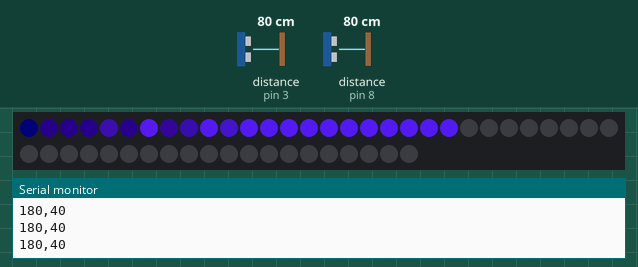
Simulated run of this sketch. Board: Arduino Uno, built with avr-gcc and run on an emulated ATmega328P. Shown: 50 RGB LEDs in strip order, left to right, continuing on the next row, the last lines printed to the serial monitor. Inputs (shaded band) come from the test bench; at power-on: distance to the obstacle (sensors on pin 8, pin 3) 80 cm. The echo pulse lasts 58.3 µs per cm; dim RGB values are drawn brighter than linear; random numbers use the default seed unless the sketch sets one.

Above: at 1.2 s.
1.3 s: distance to the obstacle (sensor on pin 8) set to 9 cm
At 2.8 s:
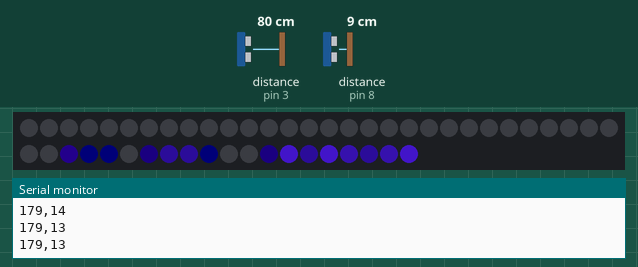
2.9 s: distance to the obstacle (sensor on pin 3) set to 35 cm
At 3.76 s:
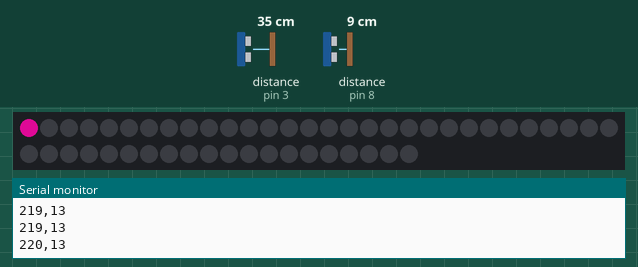
5.7 s: distance to the obstacle (sensor on pin 3) set to 60 cm
At 6.7 s:
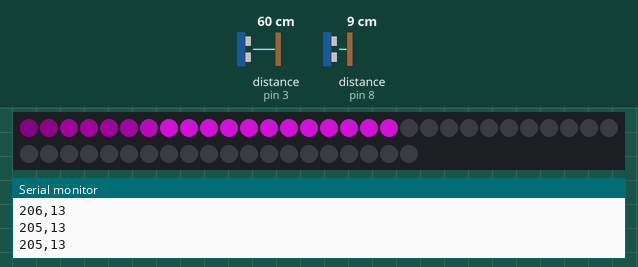
8.6 s: distance to the obstacle (sensor on pin 3) set to 120 cm
At 9.5 s:
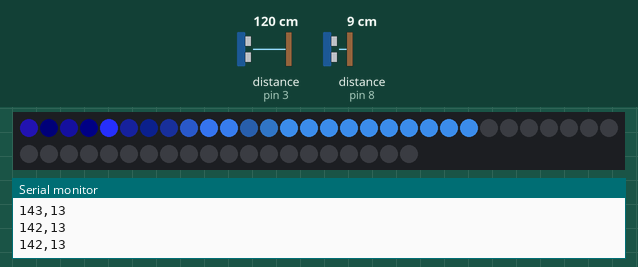
11.4 s: distance to the obstacle (sensor on pin 3) set to 250 cm
At 12.23 s:
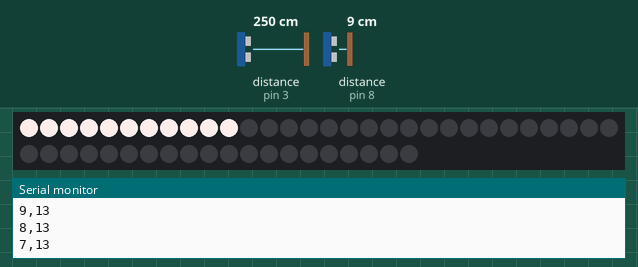
14.2 s: distance to the obstacle (sensor on pin 3) set to 147 cm
At 15.67 s:
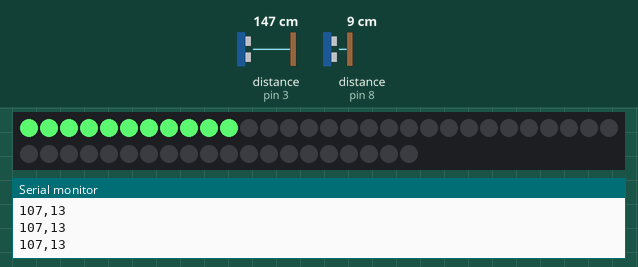

The sketch:

Hourglass.ino
```cpp
#include "Ultrasonic.h"
#include "FastLED.h"
#include <SimpleKalmanFilter.h>

#define DATA_PIN 5

// How many leds in your strip?
#define NUM_LEDS 50

// Define the array of leds
CRGB leds[NUM_LEDS];

// Background defines the color off the lights that are not in the "meteor"
CRGB background(0x00, 0x00, 0x00);

// These value's are the ones that define the variables of the "meteor"
byte Size = 10;
byte Decay = 128;
bool Randoms = true;
int speed = 10;

//these variables controll the mapping value's of the speed sensor
byte minSpeed = 10;
byte maxSpeed = 150;

// initate the sensors
Ultrasonic saturationSonar(3);  //Sonar to controll colours, Signal = pin 2
Ultrasonic SpeedSonar(7, 8);    //Sonar to controll speed, Trig = pin 7, Echo = pin 8

// initiate the smoothening formula using the kalman filter
SimpleKalmanFilter simpleKalmanFilterSpeed(2, 2, 0.01);
SimpleKalmanFilter simpleKalmanFilterSaturation(2, 2, 0.01);

void setup() {
  // init serial port
  Serial.begin(9600);

  // init ledstrip
  FastLED.addLeds<NEOPIXEL, DATA_PIN>(leds, NUM_LEDS);
}


void loop() {
  // call for a "meteor"
  meteorRain(background, Size, Decay, Randoms, speed);
}


void meteorRain(CRGB ColorBackground, byte meteorSize, byte meteorTrailDecay, boolean meteorRandomDecay, int SpeedDelay) {
  int satPreMap;
  int satMapped;

  int speedPreMap;
  int speedMapped;

  // set background color
  fill_solid(leds, NUM_LEDS, ColorBackground);

  for (int i = 0; i < NUM_LEDS + NUM_LEDS; i++) {

    // fade color to background color for all LEDs
    for (int j = 0; j < NUM_LEDS; j++) {
      if ((!meteorRandomDecay) || (random(10) > 5)) {
        leds[j] = fadeTowardColor(leds[j], ColorBackground, meteorTrailDecay);
      }
    }

    satPreMap = simpleKalmanFilterSaturation.updateEstimate(saturationSonar.read());
    satMapped = map(satPreMap, 10, 250, 250, 0);

    if (satMapped < 5) satMapped = 0;
    if (satMapped > 240) satMapped = 255;


    // Serial.print("saturation ");
    // Serial.println(satMapped);

    // draw meteor with creepy maths
    for (int j = 0; j < meteorSize; j++) {
      if ((i - j < NUM_LEDS) && (i - j >= 0)) {
        leds[i - j] = CHSV(satMapped, satMapped, 255);
        // TODO: test if this reverses
        // leds[NUM_LEDS - i - j] = CHSV(satMapped, satMapped, 255);
      }
    }
    speedPreMap = simpleKalmanFilterSpeed.updateEstimate(SpeedSonar.read());

    speedMapped = map(speedPreMap, 0, 360, minSpeed, maxSpeed);

    // Serial.print("speed ");
    Serial.print(satMapped);
    // Serial.print(satPreMap);
    Serial.print(",");
    // Serial.println(speedPreMap);
    Serial.println(speedMapped);


    FastLED.show();
    delay(speedMapped);
  }
}

// Functions from Kriegsman example
CRGB fadeTowardColor(CRGB& cur, const CRGB& target, uint8_t amount) {
  nblendU8TowardU8(cur.red, target.red, amount);
  nblendU8TowardU8(cur.green, target.green, amount);
  nblendU8TowardU8(cur.blue, target.blue, amount);
  return cur;
}

// function used by "fadeTowardColor"
void nblendU8TowardU8(uint8_t& cur, const uint8_t target, uint8_t amount) {
  if (cur == target) return;

  if (cur < target) {
    uint8_t delta = target - cur;
    delta = scale8_video(delta, amount);
    cur += delta;
  } else {
    uint8_t delta = cur - target;
    delta = scale8_video(delta, amount);
    cur -= delta;
  }
}
```
